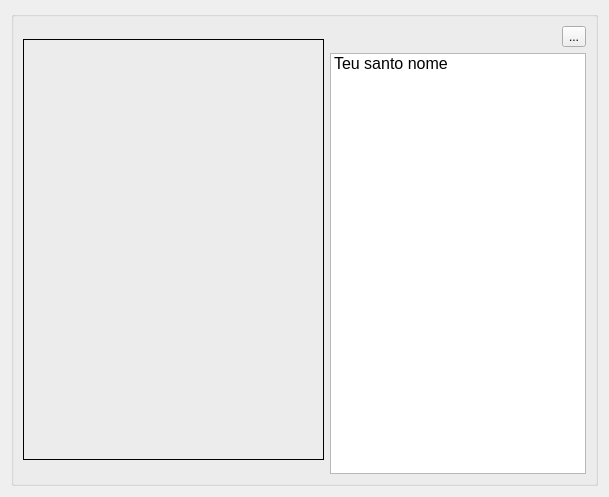
<?xml version="1.0" encoding="UTF-8"?>
<ui version="4.0">
 <class>Form</class>
 <widget class="QWidget" name="Form">
  <property name="windowModality">
   <enum>Qt::ApplicationModal</enum>
  </property>
  <property name="geometry">
   <rect>
    <x>0</x>
    <y>0</y>
    <width>594</width>
    <height>468</height>
   </rect>
  </property>
  <property name="maximumSize">
   <size>
    <width>594</width>
    <height>468</height>
   </size>
  </property>
  <property name="windowTitle">
   <string>Form</string>
  </property>
  <layout class="QHBoxLayout" name="horizontalLayout_2">
   <item>
    <widget class="QGroupBox" name="boxColetanea">
     <property name="title">
      <string/>
     </property>
     <layout class="QHBoxLayout" name="horizontalLayout_4">
      <item>
       <layout class="QHBoxLayout" name="horizontalLayoutColetanea">
        <item>
         <layout class="QHBoxLayout" name="horizontalLayoutColetanea_2">
          <item>
           <widget class="QLabel" name="imagemColetanea">
            <property name="minimumSize">
             <size>
              <width>301</width>
              <height>421</height>
             </size>
            </property>
            <property name="maximumSize">
             <size>
              <width>301</width>
              <height>421</height>
             </size>
            </property>
            <property name="frameShape">
             <enum>QFrame::Box</enum>
            </property>
            <property name="text">
             <string/>
            </property>
            <property name="pixmap">
             <pixmap>iconesColetanea/adoradores.jpg</pixmap>
            </property>
            <property name="scaledContents">
             <bool>true</bool>
            </property>
           </widget>
          </item>
         </layout>
        </item>
        <item>
         <layout class="QVBoxLayout" name="verticalLayoutColetanea">
          <item alignment="Qt::AlignRight">
           <widget class="QToolButton" name="boatoColetanea">
            <property name="text">
             <string>...</string>
            </property>
            <property name="icon">
             <iconset>
              <normaloff>icones/add-icon.png</normaloff>icones/add-icon.png</iconset>
            </property>
           </widget>
          </item>
          <item>
           <widget class="QListWidget" name="listaColetanea">
            <property name="minimumSize">
             <size>
              <width>256</width>
              <height>421</height>
             </size>
            </property>
            <property name="maximumSize">
             <size>
              <width>256</width>
              <height>421</height>
             </size>
            </property>
            <property name="styleSheet">
             <string notr="true"/>
            </property>
            <item>
             <property name="text">
              <string>Teu santo nome</string>
             </property>
             <property name="font">
              <font>
               <pointsize>12</pointsize>
              </font>
             </property>
            </item>
           </widget>
          </item>
         </layout>
        </item>
       </layout>
      </item>
     </layout>
    </widget>
   </item>
  </layout>
 </widget>
 <resources/>
 <connections/>
</ui>
